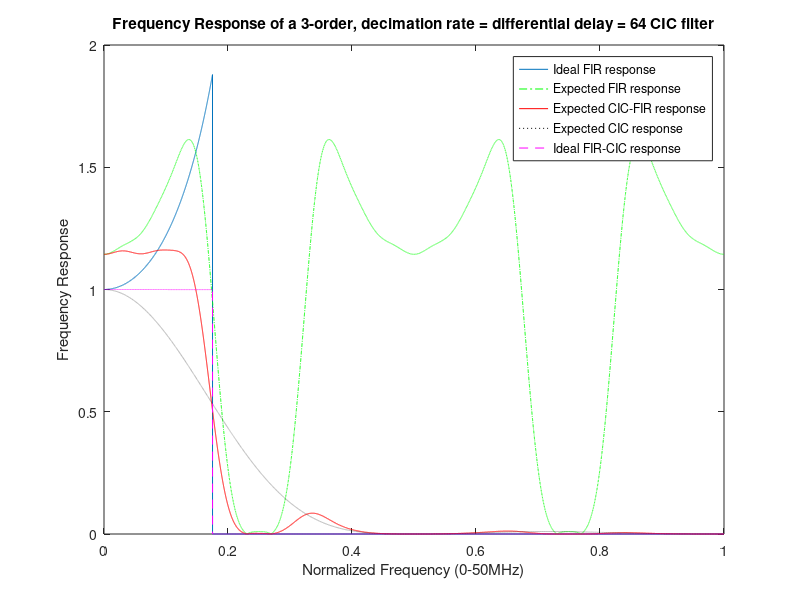
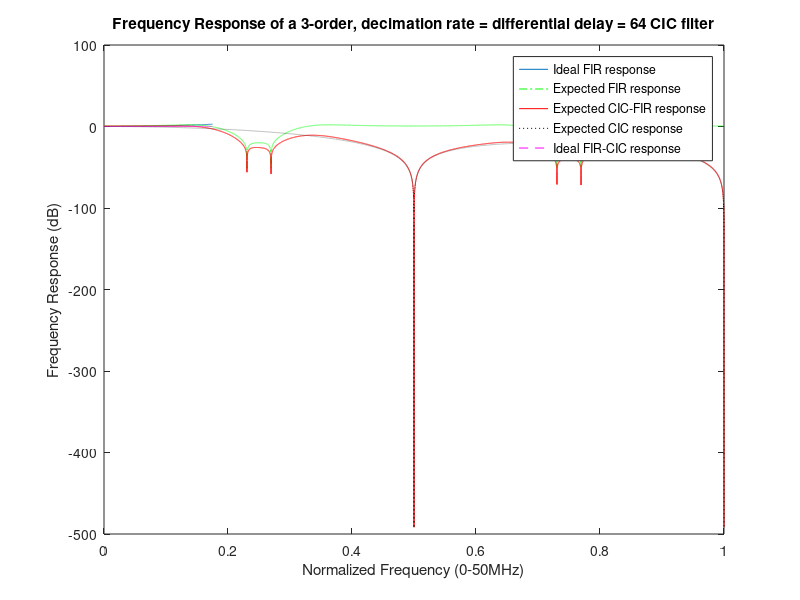

Write MATLAB code to recreate these figures, in order.
%%%%% Copy from http://www.altera.com/literature/an/an455.pdf


%%%%%% CIC filter parameters %%%%%%
R = 64; %% Decimation factor
M = 1; %% Differential delay
N = 3; %% Number of stages

B = 18; %% Coeffi. Bit-width
Fs = 1.6e9; %% (High) Sampling freq in Hz before decimation
passband = 0.7;
Fc = passband*(Fs/2)/R; %% Pass band edge in Hz


%%%%%%% fir2.m parameters %%%%%%
L = 16; %% Filter order; must be even
Fo = R*Fc/Fs; %% Fo = 0.75*(1/2) %% Normalized Cutoff freq; 0<Fo<=0.5/M;
% Fo = 0.5/M; %% use Fo=0.5 if you don't care responses are


%% outside the pass band
%%%%%%% CIC Compensator Design using fir2.m %%%%%%
p = 2e3; %% Granularity
s = 0.25/p; %% Step size
fp = [0:s:Fo]; %% Pass band frequency samples
fs = (Fo+s):s:0.5; %% Stop band frequency samples
f = [fp fs]*2; %% Normalized frequency samples; 0<=f<=1
Mp = ones(1,length(fp)); %% Pass band response; Mp(1)=1
Mp(2:end) = abs( M*R*sin(pi*fp(2:end)/R)./sin(pi*M*fp(2:end))).^N;
Mf = [Mp zeros(1,length(fs))];
f(end) = 1;
h = fir2(L,f,Mf); %% Filter length L+1

%disp(h);


h = h/max(h); %% Floating point coefficients
hz = round(h*power(2,B-1)-1); %% Fixed point coefficients



f_range = 4; % how many times alias
f_ind = [f 1:2*s:f_range]; % The step of frequencies is 2*s
n_f_range = (0.5*Fs/R)*f_range; % f_range in Htz

%[hh, w] = freqz(h, 1, length(f));
hf = n_f_range/length(f_ind):n_f_range/length(f_ind):n_f_range;
hf = hf';
hh= freqz(h, 1, hf, Fs/R);
%plot(f, Mf, w/pi, abs(hh))

%% Calculate the combined frequency response of CIC and FIR
%Cf = [fp fs];
%Cfp = abs( M*R*sin(pi*Cf/R)./sin(pi*M*Cf)).^-N;
Cf = hf'/(Fs/R);
Cfp = abs( M*R*sin(pi*Cf/R)./sin(pi*M*Cf)).^-N;
%Ffp = Mf.*(Cfp);
Ffp = abs(hh)'.*Cfp;



figure(1)
%plot(f, Mf, w/pi, abs(hh), 'g-.', f, Ffp, 'r', f, Cfp, 'k:', f, abs(Mf.*Cfp), 'm--');
plot(f_ind/f_range, [Mf, zeros(1, length(hf)-length(Mf))], hf/n_f_range, abs(hh), 'g-.', hf/n_f_range, Ffp, 'r', hf/n_f_range, Cfp, 'k:',f_ind/f_range, abs([Mf, zeros(1, length(hf)-length(Mf))].*Cfp), 'm--');
xlabel(['Normalized Frequency (0-', num2str(0.5*f_range*Fs/(R*1e6)), 'MHz)']);
ylabel('Frequency Response');
title(['Frequency Response of a ',num2str(N), '-order, decimation rate = differential delay = 64 CIC filter']);
legend('Ideal FIR response', 'Expected FIR response', 'Expected CIC-FIR response', 'Expected CIC response', 'Ideal FIR-CIC response');
figure(2)
%plot(f, 10*log10(Mf), w/pi, 10*log10(abs(hh)),'g-.', f, 10*log10(Ffp), 'r', f, 10*log10(Cfp), 'k:', f, 10*log10(abs(Mf.*Cfp)), 'm--');
plot(f_ind/f_range, 10*log10([Mf, zeros(1, length(hf)-length(Mf))]), hf/n_f_range, 10*log10(abs(hh)), 'g-.', hf/n_f_range, 10*log10(Ffp), 'r', hf/n_f_range, 10*log10(Cfp), 'k:', f_ind/f_range, 10*log10(abs([Mf, zeros(1, length(hf)-length(Mf))].*Cfp)), 'm--');
xlabel(['Normalized Frequency (0-', num2str(0.5*f_range*Fs/(R*1e6)), 'MHz)']);
ylabel('Frequency Response (dB)');
title(['Frequency Response of a ',num2str(N), '-order, decimation rate = differential delay = 64 CIC filter']);
legend('Ideal FIR response', 'Expected FIR response', 'Expected CIC-FIR response', 'Expected CIC response', 'Ideal FIR-CIC response');


shz = size(hz);
strhz = '[';
strh = '[';
for i = 1:shz(1,2)
    strhz = [strhz, num2str(hz(i)), ', '];
    strh = [strh, num2str(h(i)), ', '];
end
strhz = [strhz, ']'];
strh = [strh, ']'];
%disp(strhz);
disp(strh);

dlmwrite(['dec', num2str(R), '_order', num2str(N), '_fir0', num2str(10*passband), '.txt'], h, ' ');

%%% [3, -1012, 1101, 2206, -5712, -738, 15184, -11375, -29048, 57685,
%%% 131071, 57685, -29048, -11375, 15184, -738, -5712, 2206, 1101, -1012, 3]
